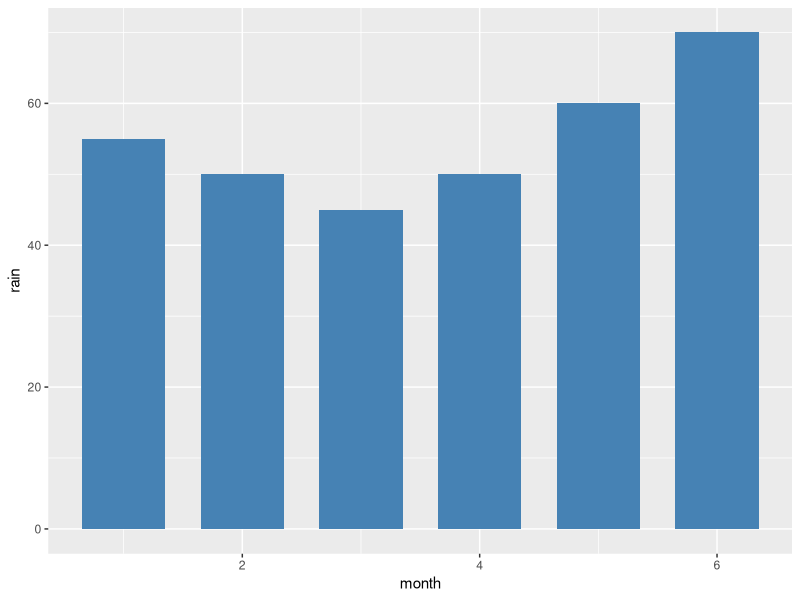

Write R code to recreate this figure.
library(ggplot2)

month <- c(1, 2, 3, 4, 5, 6)
rain <- c(55, 50, 45, 50, 60, 70)
df <- data.frame(month, rain)
df

ggplot(df, aes(x = month, y = rain)) + 
  geom_bar(stat = "identity",
           width = 0.7,
           fill = "steelblue")
